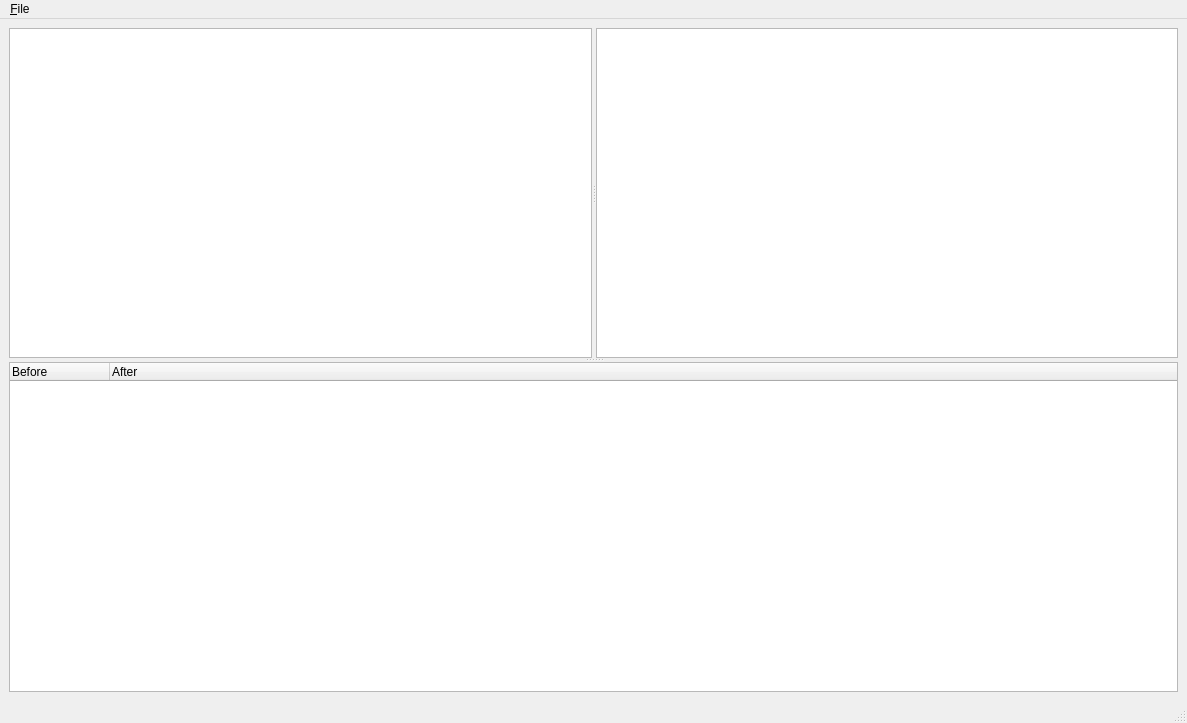
<ui version="4.0" >
 <class>MainWindow</class>
 <widget class="QMainWindow" name="MainWindow" >
  <property name="geometry" >
   <rect>
    <x>0</x>
    <y>0</y>
    <width>1187</width>
    <height>723</height>
   </rect>
  </property>
  <property name="windowTitle" >
   <string>MainWindow</string>
  </property>
  <widget class="QWidget" name="centralwidget" >
   <property name="geometry" >
    <rect>
     <x>0</x>
     <y>25</y>
     <width>1187</width>
     <height>675</height>
    </rect>
   </property>
   <layout class="QGridLayout" name="gridLayout" >
    <item row="0" column="0" >
     <widget class="QSplitter" name="splitter_2" >
      <property name="orientation" >
       <enum>Qt::Vertical</enum>
      </property>
      <widget class="QSplitter" name="splitter" >
       <property name="orientation" >
        <enum>Qt::Horizontal</enum>
       </property>
       <widget class="QGraphicsView" name="graphicsView_Before" />
       <widget class="QGraphicsView" name="graphicsView_After" />
      </widget>
      <widget class="QTreeWidget" name="treeWidget_Matches" >
       <column>
        <property name="text" >
         <string>Before</string>
        </property>
       </column>
       <column>
        <property name="text" >
         <string>After</string>
        </property>
       </column>
      </widget>
     </widget>
    </item>
   </layout>
  </widget>
  <widget class="QMenuBar" name="menubar" >
   <property name="geometry" >
    <rect>
     <x>0</x>
     <y>0</y>
     <width>1187</width>
     <height>25</height>
    </rect>
   </property>
   <widget class="QMenu" name="menu_File" >
    <property name="title" >
     <string>&amp;File</string>
    </property>
    <addaction name="actionOpen_IDB_For_UnPatched_Binary" />
    <addaction name="actionOpen_IDB_For_Patched_Binary" />
    <addaction name="actionStart_Diffing" />
   </widget>
   <addaction name="menu_File" />
  </widget>
  <widget class="QStatusBar" name="statusbar" >
   <property name="geometry" >
    <rect>
     <x>0</x>
     <y>700</y>
     <width>1187</width>
     <height>23</height>
    </rect>
   </property>
  </widget>
  <action name="actionOpen_IDB_For_UnPatched_Binary" >
   <property name="text" >
    <string>Open &amp;IDB For Unpatched Binary</string>
   </property>
  </action>
  <action name="actionOpen_IDB_For_Patched_Binary" >
   <property name="text" >
    <string>Open &amp;IDB ForPatched Binary</string>
   </property>
  </action>
  <action name="actionStart_Diffing" >
   <property name="text" >
    <string>Start Dfifing</string>
   </property>
  </action>
 </widget>
 <resources/>
 <connections/>
</ui>
